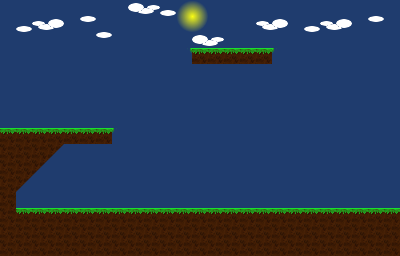

A level layout from a 2D game, rendered from its tile map. Below: a short description, then the map file with tile-grid data replaced by summaries:
An orthogonal 25x16 tile map with 16x16 px tiles, 3 tile layers (back, collideGround, front) and 3 objects (egg).

<map version="1.0" tiledversion="1.0.3" orientation="orthogonal" renderorder="right-down" width="25" height="16" tilewidth="16" tileheight="16" nextobjectid="32">
 <tileset firstgid="1" name="tileground" tilewidth="16" tileheight="16" tilecount="64" columns="8">
  <image source="../assets/tileset/tileset.png" width="128" height="128" />
  <tile id="0">
   <properties>
    <property name="collides" type="bool" value="true" />
   </properties>
  </tile>
  <tile id="1">
   <properties>
    <property name="collides" type="bool" value="true" />
   </properties>
  </tile>
  <tile id="9">
   <properties>
    <property name="collides" type="bool" value="true" />
   </properties>
  </tile>
  <tile id="17">
   <properties>
    <property name="collides" type="bool" value="true" />
   </properties>
  </tile>
 </tileset>
 <layer name="back" width="25" height="16" opacity="0.5">
  <data>[400 cells, 400 non-empty, 1 distinct tile ids]</data>
 </layer>
 <layer name="collideGround" width="25" height="16">
  <data>[400 cells, 100 non-empty, 4 distinct tile ids]</data>
 </layer>
 <objectgroup name="doors">
  <object id="29" gid="9" x="384" y="208" width="16" height="16">
   <properties>
    <property name="destination" value="map0" />
    <property name="key" value="door" />
    <property name="open" type="bool" value="true" />
    <property name="openWith" value="any" />
    <property name="playerX" type="int" value="1" />
    <property name="playerY" type="int" value="12" />
    <property name="side" value="left" />
   </properties>
  </object>
  <object id="31" gid="9" x="0" y="128" width="16" height="16">
   <properties>
    <property name="destination" value="map15" />
    <property name="key" value="door" />
    <property name="open" type="bool" value="true" />
    <property name="openWith" value="any" />
    <property name="playerX" type="int" value="23" />
    <property name="playerY" type="int" value="7" />
    <property name="side" value="left" />
   </properties>
  </object>
 </objectgroup>
 <objectgroup name="eggs">
  <object id="30" name="egg" gid="17" x="224" y="48" width="16" height="16">
   <properties>
    <property name="ability" value="egg" />
    <property name="egg" type="bool" value="true" />
    <property name="id" value="9" />
    <property name="key" value="egg" />
   </properties>
  </object>
 </objectgroup>
 <layer name="front" width="25" height="16">
  <data>[400 cells, 20 non-empty, 7 distinct tile ids]</data>
 </layer>
</map>
